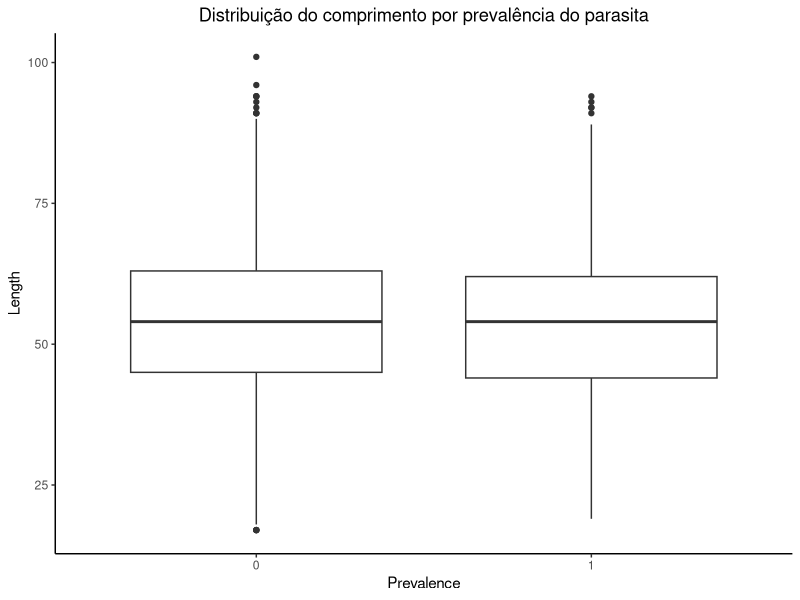
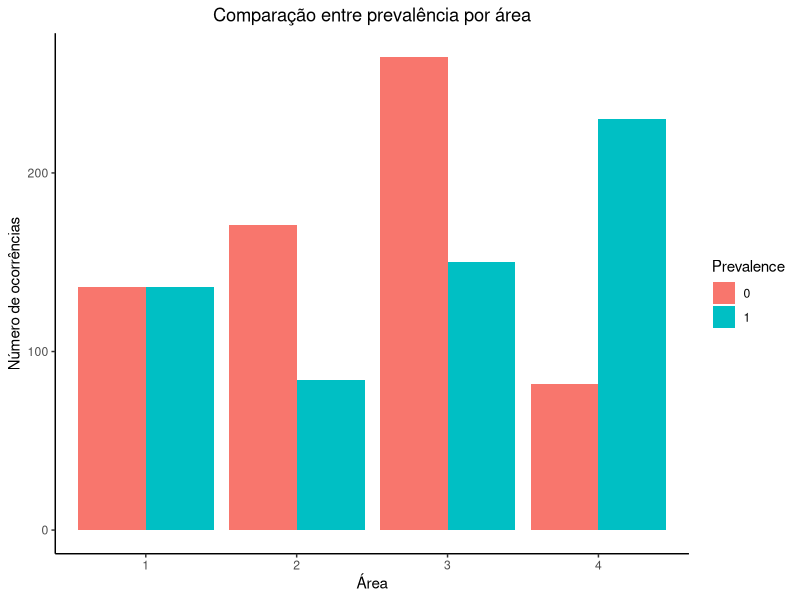
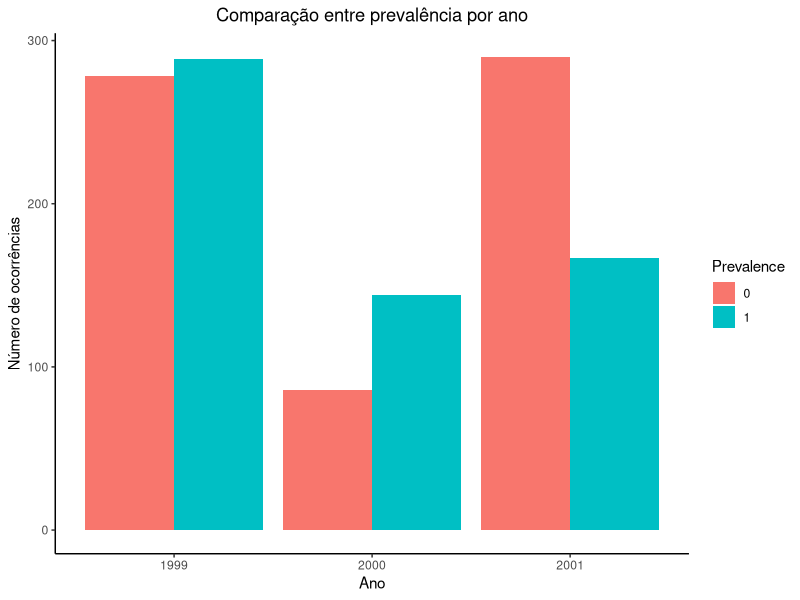

Here is the R script that generated these plots, in order:
## ---- chunk 1

library(tidyverse)
library(ggplot2) 
library(knitr)

## ---- chunk 2

ParasiteCod <- read.csv('ParasiteCod.txt', sep = '\t')

ParasiteCod$fArea <- factor(ParasiteCod$Area)
ParasiteCod$fYear <- factor(ParasiteCod$Year)
ParasiteCod$Prevalence <- factor(ParasiteCod$Prevalence)

## ---- chunk 3

ggplot(ParasiteCod) +
  geom_boxplot(aes(x = Prevalence, y = Length)) +
  theme_classic() +
  ggtitle('Distribuição do comprimento por prevalência do parasita') +
  theme(plot.title = element_text(hjust = 0.5))

## ---- chunk 4

ParasiteCod %>% 
  group_by(Prevalence, fArea) %>% 
  summarise(contagem = n()) %>% 
  ggplot(aes(x = fArea, y = contagem, fill = Prevalence)) +
  geom_col(position = "dodge") +
  theme_classic() + ylab('Número de ocorrências') + xlab('Área') +
  ggtitle('Comparação entre prevalência por área') +
    theme(plot.title = element_text(hjust = 0.5))

## ---- chunk 5

ParasiteCod %>% 
  group_by(Prevalence, fArea) %>% 
  summarise(contagem = n()) %>% 
  pivot_wider(id_cols = 'fArea', names_from = 'Prevalence', values_from = 'contagem') %>% 
  mutate(`Prevalence proportion` = (`1`/(`1`+`0`))) %>% 
  kable(row.names = F)


## ---- chunk 6

ParasiteCod %>% 
  group_by(Prevalence, fYear) %>% 
  summarise(contagem = n()) %>% 
  ggplot(aes(x = fYear, y = contagem, fill = Prevalence)) +
  geom_col(position = "dodge") +
  theme_classic() + ylab('Número de ocorrências') + xlab('Ano') +
  ggtitle('Comparação entre prevalência por ano') +
    theme(plot.title = element_text(hjust = 0.5))

## ---- chunk 7

ParasiteCod %>% 
  group_by(Prevalence, fYear) %>% 
  summarise(contagem = n()) %>% 
  pivot_wider(id_cols = 'fYear', names_from = 'Prevalence', values_from = 'contagem') %>% 
  mutate(`Prevalence proportion` = (`1`/(`1`+`0`))) %>% 
  kable(row.names = F)

## ---- chunk 8

ParasiteCod %>% 
  group_by(Prevalence, fArea, fYear) %>% 
  summarise(contagem = n()) %>% 
  pivot_wider(id_cols = c('fYear', 'fArea'), names_from = 'Prevalence', values_from = 'contagem') %>% 
  mutate(`Prevalence proportion` = scales::percent(`1`/(`1`+`0`))) %>% 
  pivot_wider(id_cols = 'fArea', names_from = 'fYear', values_from = 'Prevalence proportion') %>% 
  kable(row.names = F) 


## ---- chunk 9

P12 <- glm(Prevalence ~  Length+fArea * fYear ,
           family = binomial, data = ParasiteCod)
summary(P12)


## ---- chunk 10
## calculando a probabilidade para chamar no texto abaixo
p <- exp(coef(P12)[1]+(coef(P12)[2]*mean(ParasiteCod$Length, na.rm = T)))
prob <- round((p/(1+p)),2)

## ---- chunk 11
## calculando a probabilidade para chamar no texto abaixo
p <- exp(coef(P12)[1]+(coef(P12)[2]*mean(ParasiteCod$Length, na.rm = T))+coef(P12)[3]+coef(P12)[6]+coef(P12)[8])
prob <- round((p/(1+p)),2)

